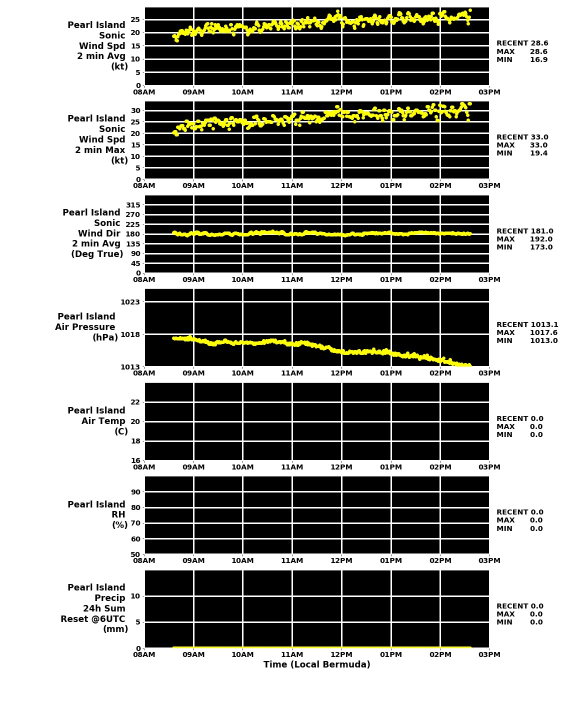
#> input picture optical_character_recognition_testing/pearl_graph_inverted_jpg.jpg, 1152 x 1440 px, found by its file name (shown at 1/2 size)
$ python cropping.py
#> lines starting #> are read from the running program, lines starting #| are printed output that depends on the picture
#import numpy as np
import cv2

image = cv2.imread('pearl_graph_inverted_jpg.jpg')
#> image is the input picture: shape (1440, 1152, 3); mean B, G, R 146.2, 150.3, 150.3
y=0
x=0
h=200
w=400
crop = image[y:y+h, x:x+w]
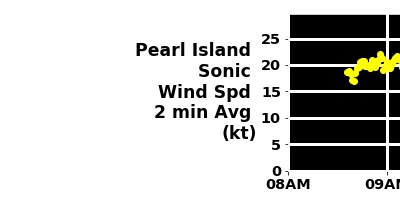
#> crop: shape (200, 400, 3); mean B, G, R 196.8, 199, 199
cv2.imshow('Image', crop)
cv2.waitKey(0)
